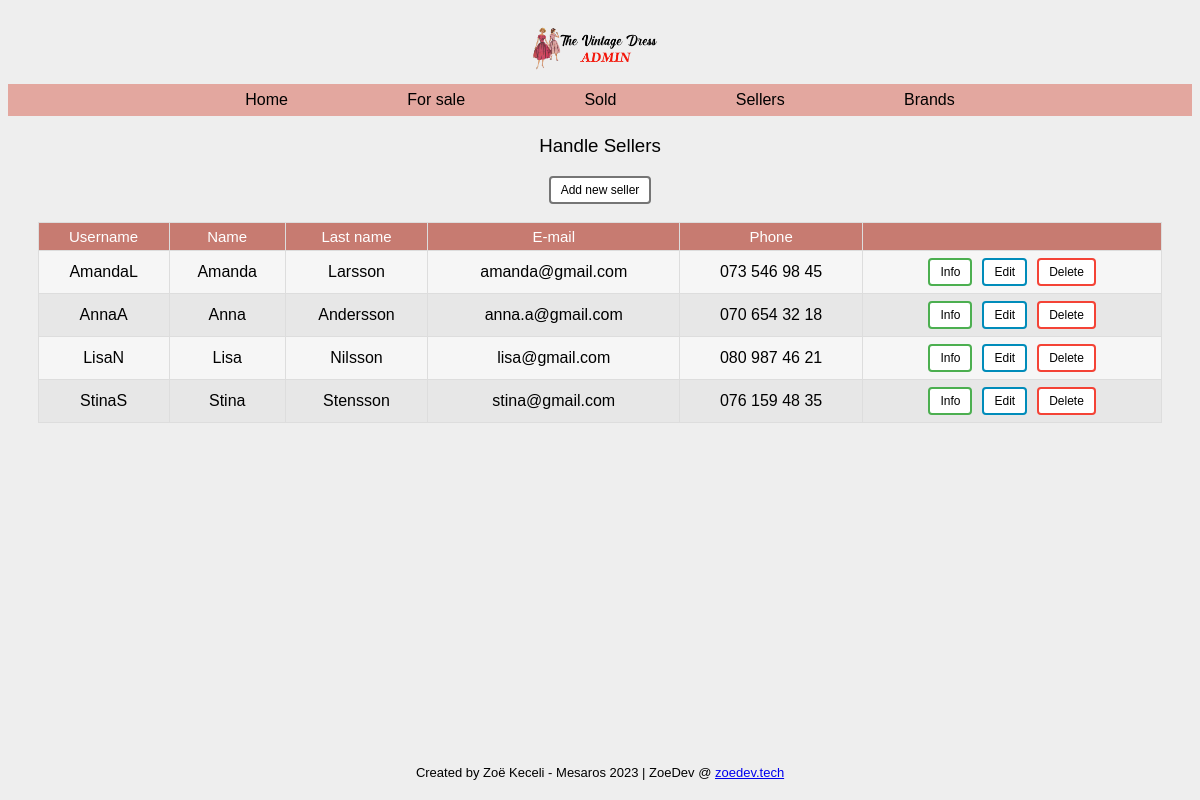
/sellers.php, run on the app's committed database.
### tables this page shows
CREATE TABLE `sellers` (
  `id` int(11) NOT NULL,
  `username` varchar(32) NOT NULL,
  `first_name` varchar(32) NOT NULL,
  `last_name` varchar(32) NOT NULL,
  `email` varchar(32) NOT NULL,
  `phone` varchar(15) NOT NULL
);

### sellers.php (called while the page is built)
<?php
require 'classes/view/seller-view.php';
require 'classes/model/seller-model.php';
$pdo = require 'partials/connect.php';
$sellerModel = new SellerModel($pdo);
$sellerView = new SellerView();
include 'partials/header.php';
include 'partials/nav.php';
$sellerView->renderAllSellersAsList($sellerModel->getAllSellersOrderByFirstname());
include 'partials/footer.php';

### classes/model/db.php (called while the page is built, shortened)
<?php
class DB
{
    public function __construct(PDO $pdo)
    {
        $this->pdo = $pdo;
    }
}

### classes/model/seller-model.php (called while the page is built, shortened)
<?php
require_once 'db.php';
class SellerModel extends DB
{
    protected $table = "sellers";
    public function getAllSellersOrderByFirstname()
    {
        $query = "SELECT * FROM {$this->table} ORDER BY first_name";
        $stmt = $this->pdo->prepare($query);
        $stmt->execute();
        return $stmt->fetchAll(PDO::FETCH_ASSOC);
    }
}

### classes/view/seller-view.php (the view, shortened to what this page needs)
<?php
class SellerView
{
    public function renderAllSellersAsList(array $sellers): void
    {
        echo "<h3 class='pageTitle'>Handle Sellers</h3>";
        echo "<button class='addButton'><a href='seller-new.php'>Add new seller</a></button>";
        echo "<br><br>";
        echo "<table class='center'>";
        echo "<th>Username</th>";
        echo "<th>Name</th>";
        echo "<th>Last name</th>";
        echo "<th>E-mail</th>";
        echo "<th>Phone</th>";
        echo "<th></th>";
        foreach ($sellers as $seller) {
            echo "<tr>";
            echo "<td>{$seller['username']}</td>";
            echo "<td>{$seller['first_name']}</td>";
            echo "<td>{$seller['last_name']}</td>";
            echo "<td>{$seller['email']}</td>";
            echo "<td>{$seller['phone']}</td>";
            echo "<td>";
            echo "<button class='btnGreen'><a href='seller-details.php?id={$seller['id']}'>Info</a></button>";
            echo "<button class='btnEdit'><a href='seller-edit.php?id={$seller['id']}'>Edit</a></button>";
            echo "<button class='btnDel'><a href='seller-delete.php?id={$seller['id']}'>Delete</a></button>";
            echo "</td>";
            echo "</tr>";
        }
        echo "</table>";
    }
}

### style/style.css (style rules this page uses)
body { text-align: center; background: #eee url("https://i.imgur.com/eeQeRmk.png"); background-size: 1.2%; background-repeat: repeat; }
.pageTitle { font-family: "Gill Sans", "Gill Sans MT", Calibri, "Trebuchet MS", sans-serif; font-weight: lighter; }
.brandsTable tr, td { text-align: center; }
.center { margin-left: auto; margin-right: auto; background-color: rgb(231, 231, 231); font-family: Arial, Helvetica, sans-serif; border-collapse: collapse; width: 95%; }
.center td, .center th { border: 1px solid #ddd; padding: 7px; }
.center tr:nth-child(even) { background-color: #f8f8f8e9; }
.center tr, td { text-align: center; }
.center th { padding-top: 5px; padding-bottom: 5px; text-align: center; font-size: 15px; font-weight: normal; font-family: Arial, Helvetica, sans-serif; background-color: #c77b71ff; color: rgb(255, 255, 255); }
.btnDel { margin-left: 5px; margin-right: 5px; background-color: #f44336; border: none; border-radius: 4px; color: white; padding: 5px 10px; text-align: center; text-decoration: none; display: inline-block; font-size: 12px; transition-duration: 0.4s; cursor: pointer; }
.btnDel { background-color: white; color: black; border: 2px solid #f44336; }
.btnDel a { all: unset; }
.btnEdit { margin-left: 5px; margin-right: 5px; background-color: #008cba; border: none; border-radius: 4px; color: white; padding: 5px 10px; text-align: center; text-decoration: none; display: inline-block; font-size: 12px; transition-duration: 0.4s; cursor: pointer; }
.btnEdit { background-color: white; color: black; border: 2px solid #008cba; }
.btnEdit a { all: unset; }
.btnGreen { margin-left: 5px; margin-right: 5px; background-color: #4caf50; border: none; border-radius: 4px; color: white; padding: 5px 10px; text-align: center; text-decoration: none; display: inline-block; font-size: 12px; transition-duration: 0.4s; cursor: pointer; }
.btnGreen { background-color: white; color: black; border: 2px solid #4caf50; }
.btnGreen a { all: unset; }
.addButton a { all: unset; }
.addButton { margin-left: 5px; margin-right: 5px; background-color: #ffffff; border: none; border-radius: 4px; color: white; padding: 5px 10px; text-align: center; text-decoration: none; display: inline-block; font-size: 12px; transition-duration: 0.4s; cursor: pointer; }
.addButton { background-color: white; color: black; border: 2px solid #757575; }

### data on the page
sellers: username "AmandaL", first_name "Amanda", last_name "Larsson", email "amanda@gmail.com", phone "073 546 98 45"
sellers: username "AnnaA", first_name "Anna", last_name "Andersson", email "anna.a@gmail.com", phone "070 654 32 18"
sellers: username "LisaN", first_name "Lisa", last_name "Nilsson", email "lisa@gmail.com", phone "080 987 46 21"
sellers: username "StinaS", first_name "Stina", last_name "Stensson", email "stina@gmail.com", phone "076 159 48 35"
